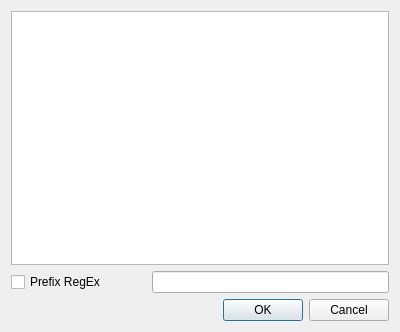
<?xml version="1.0" encoding="UTF-8"?>
<ui version="4.0">
 <class>Dialog</class>
 <widget class="QDialog" name="Dialog">
  <property name="geometry">
   <rect>
    <x>0</x>
    <y>0</y>
    <width>400</width>
    <height>332</height>
   </rect>
  </property>
  <property name="windowTitle">
   <string>StructTyper</string>
  </property>
  <layout class="QVBoxLayout" name="verticalLayout_2">
   <item>
    <layout class="QVBoxLayout" name="verticalLayout">
     <item>
      <widget class="QListWidget" name="listWidget"/>
     </item>
     <item>
      <layout class="QHBoxLayout" name="horizontalLayout">
       <item>
        <widget class="QCheckBox" name="checkBox">
         <property name="text">
          <string>Prefix RegEx</string>
         </property>
        </widget>
       </item>
       <item>
        <spacer name="horizontalSpacer">
         <property name="orientation">
          <enum>Qt::Horizontal</enum>
         </property>
         <property name="sizeType">
          <enum>QSizePolicy::Minimum</enum>
         </property>
         <property name="sizeHint" stdset="0">
          <size>
           <width>40</width>
           <height>20</height>
          </size>
         </property>
        </spacer>
       </item>
       <item>
        <widget class="QLineEdit" name="lineEdit"/>
       </item>
      </layout>
     </item>
    </layout>
   </item>
   <item>
    <widget class="QDialogButtonBox" name="buttonBox">
     <property name="orientation">
      <enum>Qt::Horizontal</enum>
     </property>
     <property name="standardButtons">
      <set>QDialogButtonBox::Cancel|QDialogButtonBox::Ok</set>
     </property>
    </widget>
   </item>
  </layout>
 </widget>
 <resources/>
 <connections>
  <connection>
   <sender>buttonBox</sender>
   <signal>accepted()</signal>
   <receiver>Dialog</receiver>
   <slot>accept()</slot>
   <hints>
    <hint type="sourcelabel">
     <x>248</x>
     <y>254</y>
    </hint>
    <hint type="destinationlabel">
     <x>157</x>
     <y>274</y>
    </hint>
   </hints>
  </connection>
  <connection>
   <sender>buttonBox</sender>
   <signal>rejected()</signal>
   <receiver>Dialog</receiver>
   <slot>reject()</slot>
   <hints>
    <hint type="sourcelabel">
     <x>316</x>
     <y>260</y>
    </hint>
    <hint type="destinationlabel">
     <x>286</x>
     <y>274</y>
    </hint>
   </hints>
  </connection>
 </connections>
</ui>
